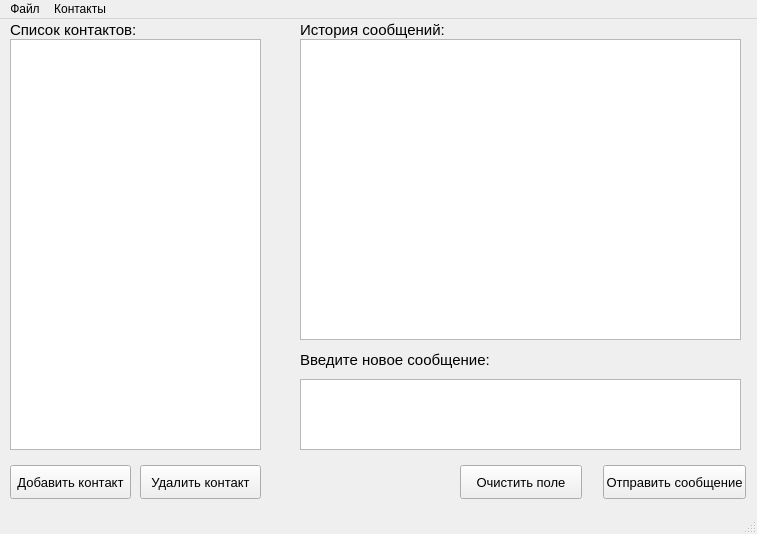
<?xml version="1.0" encoding="UTF-8"?>
<ui version="4.0">
 <class>MainClientWindow</class>
 <widget class="QMainWindow" name="MainClientWindow">
  <property name="geometry">
   <rect>
    <x>0</x>
    <y>0</y>
    <width>757</width>
    <height>534</height>
   </rect>
  </property>
  <property name="minimumSize">
   <size>
    <width>739</width>
    <height>534</height>
   </size>
  </property>
  <property name="maximumSize">
   <size>
    <width>16777215</width>
    <height>16777215</height>
   </size>
  </property>
  <property name="windowTitle">
   <string>Чат Программа alpha release</string>
  </property>
  <widget class="QWidget" name="centralwidget">
   <widget class="QLabel" name="label_contacts">
    <property name="geometry">
     <rect>
      <x>10</x>
      <y>0</y>
      <width>131</width>
      <height>21</height>
     </rect>
    </property>
    <property name="font">
     <font>
      <pointsize>11</pointsize>
     </font>
    </property>
    <property name="text">
     <string>Список контактов:</string>
    </property>
   </widget>
   <widget class="QPushButton" name="btn_add_contact">
    <property name="geometry">
     <rect>
      <x>10</x>
      <y>446</y>
      <width>121</width>
      <height>34</height>
     </rect>
    </property>
    <property name="font">
     <font>
      <pointsize>10</pointsize>
     </font>
    </property>
    <property name="text">
     <string>Добавить контакт</string>
    </property>
   </widget>
   <widget class="QPushButton" name="btn_remove_contact">
    <property name="geometry">
     <rect>
      <x>140</x>
      <y>446</y>
      <width>121</width>
      <height>34</height>
     </rect>
    </property>
    <property name="font">
     <font>
      <pointsize>10</pointsize>
     </font>
    </property>
    <property name="text">
     <string>Удалить контакт</string>
    </property>
   </widget>
   <widget class="QLabel" name="label_history">
    <property name="geometry">
     <rect>
      <x>300</x>
      <y>0</y>
      <width>391</width>
      <height>21</height>
     </rect>
    </property>
    <property name="font">
     <font>
      <pointsize>11</pointsize>
     </font>
    </property>
    <property name="text">
     <string>История сообщений:</string>
    </property>
   </widget>
   <widget class="QTextEdit" name="text_message">
    <property name="geometry">
     <rect>
      <x>300</x>
      <y>360</y>
      <width>441</width>
      <height>71</height>
     </rect>
    </property>
   </widget>
   <widget class="QLabel" name="label_new_message">
    <property name="geometry">
     <rect>
      <x>300</x>
      <y>330</y>
      <width>441</width>
      <height>21</height>
     </rect>
    </property>
    <property name="font">
     <font>
      <pointsize>11</pointsize>
     </font>
    </property>
    <property name="text">
     <string>Введите новое сообщение:</string>
    </property>
   </widget>
   <widget class="QListView" name="list_contacts">
    <property name="geometry">
     <rect>
      <x>10</x>
      <y>20</y>
      <width>251</width>
      <height>411</height>
     </rect>
    </property>
    <property name="font">
     <font>
      <pointsize>9</pointsize>
     </font>
    </property>
   </widget>
   <widget class="QListView" name="list_messages">
    <property name="geometry">
     <rect>
      <x>300</x>
      <y>20</y>
      <width>441</width>
      <height>301</height>
     </rect>
    </property>
   </widget>
   <widget class="QPushButton" name="btn_send">
    <property name="geometry">
     <rect>
      <x>603</x>
      <y>446</y>
      <width>143</width>
      <height>34</height>
     </rect>
    </property>
    <property name="font">
     <font>
      <pointsize>10</pointsize>
     </font>
    </property>
    <property name="text">
     <string>Отправить сообщение</string>
    </property>
   </widget>
   <widget class="QPushButton" name="btn_clear">
    <property name="geometry">
     <rect>
      <x>460</x>
      <y>446</y>
      <width>122</width>
      <height>34</height>
     </rect>
    </property>
    <property name="font">
     <font>
      <pointsize>10</pointsize>
     </font>
    </property>
    <property name="text">
     <string>Очистить поле</string>
    </property>
   </widget>
  </widget>
  <widget class="QMenuBar" name="menubar">
   <property name="geometry">
    <rect>
     <x>0</x>
     <y>0</y>
     <width>757</width>
     <height>22</height>
    </rect>
   </property>
   <widget class="QMenu" name="menu">
    <property name="title">
     <string>Файл</string>
    </property>
    <addaction name="menu_exit"/>
   </widget>
   <widget class="QMenu" name="menu_2">
    <property name="title">
     <string>Контакты</string>
    </property>
    <addaction name="menu_add_contact"/>
    <addaction name="menu_del_contact"/>
    <addaction name="separator"/>
   </widget>
   <addaction name="menu"/>
   <addaction name="menu_2"/>
  </widget>
  <widget class="QStatusBar" name="statusBar"/>
  <action name="menu_exit">
   <property name="text">
    <string>Выход</string>
   </property>
  </action>
  <action name="menu_add_contact">
   <property name="text">
    <string>Добавить контакт</string>
   </property>
  </action>
  <action name="menu_del_contact">
   <property name="text">
    <string>Удалить контакт</string>
   </property>
  </action>
 </widget>
 <resources/>
 <connections>
  <connection>
   <sender>btn_clear</sender>
   <signal>clicked()</signal>
   <receiver>text_message</receiver>
   <slot>clear()</slot>
   <hints>
    <hint type="sourcelabel">
     <x>541</x>
     <y>481</y>
    </hint>
    <hint type="destinationlabel">
     <x>547</x>
     <y>416</y>
    </hint>
   </hints>
  </connection>
 </connections>
</ui>
